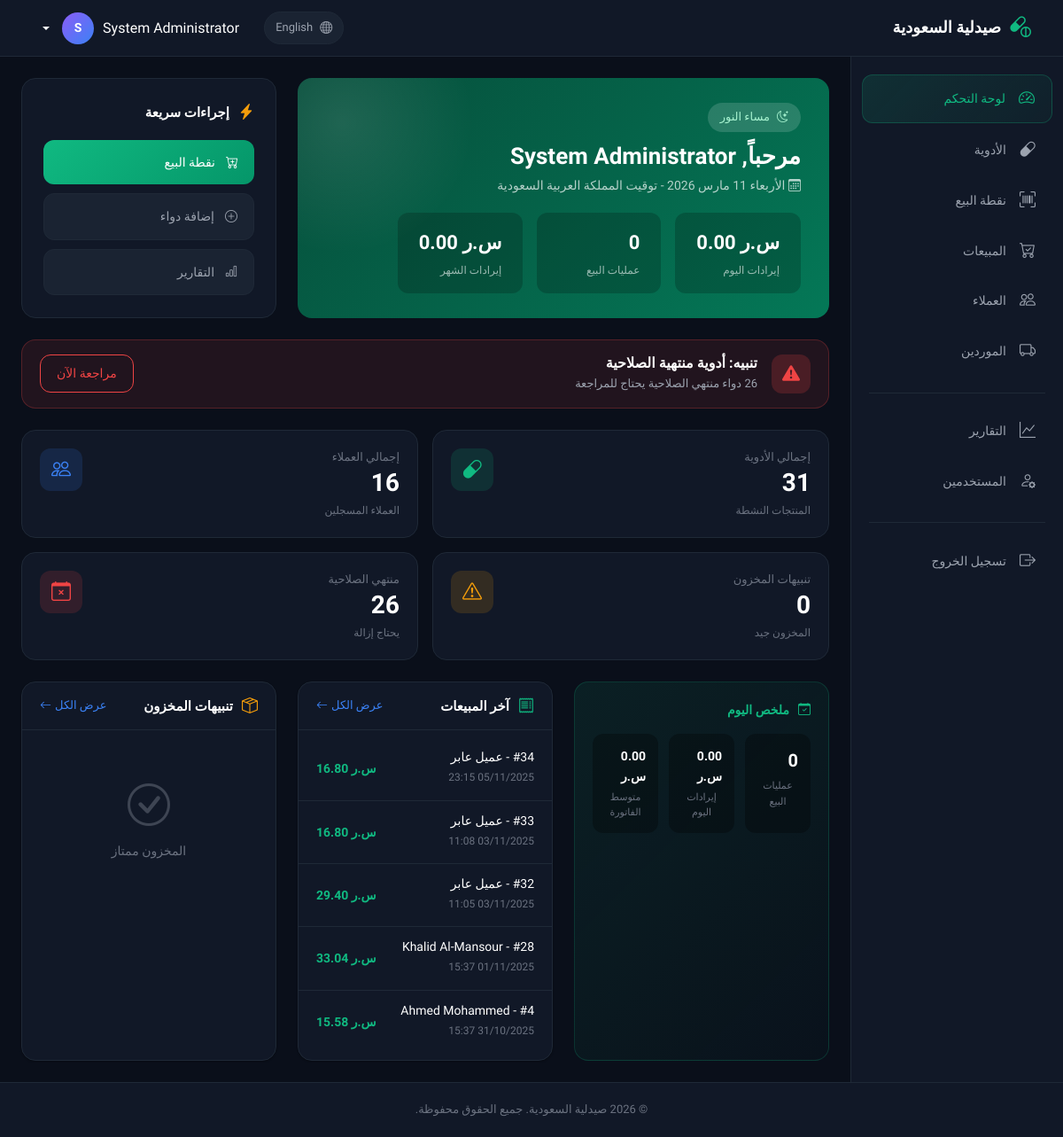
Screenshot of /modules/dashboard/ (signed in) with the database file from the repository.
### tables this page shows
CREATE TABLE `sales` (
  `sale_id` int(11) NOT NULL,
  `customer_id` int(11) DEFAULT NULL,
  `user_id` int(11) NOT NULL,
  `total_amount` decimal(10,2) NOT NULL,
  `discount` decimal(10,2) DEFAULT 0.00,
  `tax_amount` decimal(10,2) DEFAULT 0.00,
  `final_amount` decimal(10,2) NOT NULL,
  `payment_method` enum('cash','card','mobile') DEFAULT 'cash',
  `sale_date` timestamp NOT NULL DEFAULT current_timestamp()
);

CREATE TABLE `customers` (
  `customer_id` int(11) NOT NULL,
  `customer_name` varchar(100) NOT NULL,
  `phone` varchar(20) DEFAULT NULL,
  `email` varchar(100) DEFAULT NULL,
  `address` text DEFAULT NULL,
  `created_at` timestamp NOT NULL DEFAULT current_timestamp(),
  `loyalty_points` int(11) DEFAULT 0,
  `total_purchases` decimal(10,2) DEFAULT 0.00,
  `last_purchase_date` date DEFAULT NULL
);

### includes/language.php (called while the page is built, shortened)
<?php
$current_lang = $_SESSION['language'];
$lang_file = dirname(__FILE__) . '/languages/' . $current_lang . '.php';
if (file_exists($lang_file)) {
    $translations = require $lang_file;
} else {
    $translations = require dirname(__FILE__) . '/languages/ar.php';
}
function __($key, $default = '') {
    global $translations;
    return $translations[$key] ?? ($default ?: $key);
}
function getCurrentLang() {
    return $_SESSION['language'] ?? 'ar';
}
function formatMoney($amount) {
    $currency = __('currency');
    if (getCurrentLang() === 'ar') {
        return number_format($amount, 2) . ' ' . $currency;
    }
    return $currency . ' ' . number_format($amount, 2);
}
function getArabicDate() {
    $months = [__('january'), __('february'), __('march'), __('april'), __('may'), __('june'),
               __('july'), __('august'), __('september'), __('october'), __('november'), __('december')];
    $days = [__('sunday'), __('monday'), __('tuesday'), __('wednesday'), __('thursday'), __('friday'), __('saturday')];
    $day_name = $days[(int)date('w')];
    $day = date('j');
    $month = $months[(int)date('n') - 1];
    $year = date('Y');
    if (getCurrentLang() === 'ar') {
        return "$day_name $day $month $year";
    }
    return "$day_name, $month $day, $year";
}
function getGreeting() {
    $hour = (int)date('H');
    if ($hour >= 5 && $hour < 12) {
        return __('good_morning');
    } elseif ($hour >= 12 && $hour < 17) {
        return __('good_afternoon');
    } else {
        return __('good_evening');
    }
}

### includes/functions.php (called while the page is built, shortened)
<?php
function formatDate($date, $format = 'd/m/Y')
{
    return date($format, strtotime($date));
}

### modules/dashboard/index.php (the view, shortened to what this page needs)
<?php
$root_path = dirname(dirname(dirname(__FILE__)));
require_once $root_path . '/includes/functions.php';
$database = new Database();
$db = $database->getConnection();
$stats = [];
$queries = [
    'total_medicines' => "SELECT COUNT(*) as count FROM medicines WHERE is_active = 1",
    'low_stock' => "SELECT COUNT(*) as count FROM medicines WHERE quantity_in_stock <= min_stock_level AND is_active = 1",
    'expired_medicines' => "SELECT COUNT(*) as count FROM medicines WHERE expiry_date < CURDATE() AND is_active = 1",
    'expiring_soon' => "SELECT COUNT(*) as count FROM medicines WHERE expiry_date BETWEEN CURDATE() AND DATE_ADD(CURDATE(), INTERVAL 30 DAY) AND is_active = 1",
    'today_sales' => "SELECT COUNT(*) as count FROM sales WHERE DATE(sale_date) = CURDATE()",
    'today_revenue' => "SELECT COALESCE(SUM(final_amount), 0) as total FROM sales WHERE DATE(sale_date) = CURDATE()",
    'month_revenue' => "SELECT COALESCE(SUM(final_amount), 0) as total FROM sales WHERE MONTH(sale_date) = MONTH(CURDATE()) AND YEAR(sale_date) = YEAR(CURDATE())",
    'total_customers' => "SELECT COUNT(*) as count FROM customers"
];
foreach ($queries as $key => $query) {
    $stmt = $db->prepare($query);
    $stmt->execute();
    $stats[$key] = $stmt->fetch(PDO::FETCH_ASSOC);
}
$recent_sales_query = "SELECT s.sale_id, s.final_amount, s.sale_date, c.customer_name
                      FROM sales s
                      LEFT JOIN customers c ON s.customer_id = c.customer_id
                      ORDER BY s.sale_date DESC
                      LIMIT 5";
$recent_sales_stmt = $db->prepare($recent_sales_query);
$recent_sales_stmt->execute();
$recent_sales = $recent_sales_stmt->fetchAll(PDO::FETCH_ASSOC);
$low_stock_query = "SELECT medicine_name, quantity_in_stock, min_stock_level
                   FROM medicines
                   WHERE quantity_in_stock <= min_stock_level AND is_active = 1
                   ORDER BY quantity_in_stock ASC
                   LIMIT 5";
$low_stock_stmt = $db->prepare($low_stock_query);
$low_stock_stmt->execute();
$low_stock_medicines = $low_stock_stmt->fetchAll(PDO::FETCH_ASSOC);
include $root_path . '/includes/header.php';
$user_name = $_SESSION['full_name'] ?? __('welcome');
?>
<div class="row g-4 mb-4">
    <div class="col-lg-8">
        <div class="welcome-card">
            <div class="welcome-badge">
                <i class="bi bi-<?php echo (date('H') < 12) ? 'sun' : ((date('H') < 17) ? 'sun-fill' : 'moon-stars'); ?>"></i>
                <?php echo getGreeting(); ?>
            </div>
            <h1 class="welcome-title"><?php echo __('welcome'); ?>, <?php echo htmlspecialchars($user_name); ?></h1>
            <p class="welcome-subtitle">
                <i class="bi bi-calendar3"></i>
                <?php echo getArabicDate(); ?> - <?php echo __('riyadh_time'); ?>
            </p>
            <div class="welcome-stats">
                <div class="welcome-stat">
                    <div class="welcome-stat-value num"><?php echo formatMoney($stats['today_revenue']['total']); ?></div>
                    <div class="welcome-stat-label"><?php echo __('today_revenue'); ?></div>
                </div>
                <div class="welcome-stat">
                    <div class="welcome-stat-value num"><?php echo $stats['today_sales']['count']; ?></div>
                    <div class="welcome-stat-label"><?php echo __('sales_count'); ?></div>
                </div>
                <div class="welcome-stat">
                    <div class="welcome-stat-value num"><?php echo formatMoney($stats['month_revenue']['total']); ?></div>
                    <div class="welcome-stat-label"><?php echo __('month_revenue'); ?></div>
                </div>
            </div>
        </div>
    </div>
    <div class="col-lg-4">
        <div class="quick-card">
            <div class="quick-title">
                <i class="bi bi-lightning-charge-fill"></i>
                <?php echo __('quick_actions'); ?>
            </div>
            <a href="../sales/pos.php" class="quick-btn primary">
                <i class="bi bi-cart-plus"></i>
                <?php echo __('nav_pos'); ?>
            </a>
            <a href="../medicines/add.php" class="quick-btn secondary">
                <i class="bi bi-plus-circle"></i>
                <?php echo __('add_medicine'); ?>
            </a>
            <a href="../reports/" class="quick-btn secondary">
                <i class="bi bi-bar-chart"></i>
                <?php echo __('nav_reports'); ?>
            </a>
        </div>
    </div>
</div>
<?php if ($stats['expired_medicines']['count'] > 0): ?>
<div class="alert alert-danger mb-4">
    <div class="alert-icon">
        <i class="bi bi-exclamation-triangle-fill"></i>
    </div>
    <div class="alert-content">
        <h6><?php echo __('alert_expired'); ?></h6>
        <p><?php echo $stats['expired_medicines']['count']; ?> <?php echo __('expired_need_review'); ?></p>
    </div>
    <a href="../medicines/?filter=expired" class="btn btn-outline-danger btn-sm ms-auto"><?php echo __('review_now'); ?></a>
</div>
<?php endif; ?>
<div class="stats-grid">
    <div class="stat-card">
        <div class="stat-header">
            <div>
                <div class="stat-label"><?php echo __('total_medicines'); ?></div>
                <div class="stat-value num"><?php echo number_format($stats['total_medicines']['count']); ?></div>
            </div>
            <div class="stat-icon green"><i class="bi bi-capsule"></i></div>
        </div>
        <div class="stat-footer"><?php echo __('active_products'); ?></div>
    </div>
    <div class="stat-card">
        <div class="stat-header">
            <div>
                <div class="stat-label"><?php echo __('total_customers'); ?></div>
                <div class="stat-value num"><?php echo number_format($stats['total_customers']['count']); ?></div>
            </div>
            <div class="stat-icon blue"><i class="bi bi-people"></i></div>
        </div>
        <div class="stat-footer"><?php echo __('registered_customers'); ?></div>
    </div>
    <div class="stat-card">
        <div class="stat-header">
            <div>
                <div class="stat-label"><?php echo __('stock_alerts'); ?></div>
                <div class="stat-value num"><?php echo $stats['low_stock']['count']; ?></div>
            </div>
            <div class="stat-icon yellow"><i class="bi bi-exclamation-triangle"></i></div>
        </div>
        <div class="stat-footer"><?php echo $stats['low_stock']['count'] > 0 ? __('needs_review') : __('stock_ok'); ?></div>
    </div>
    <div class="stat-card">
        <div class="stat-header">
            <div>
                <div class="stat-label"><?php echo __('expired'); ?></div>
                <div class="stat-value num"><?php echo $stats['expired_medicines']['count']; ?></div>
            </div>
            <div class="stat-icon red"><i class="bi bi-calendar-x"></i></div>
        </div>
        <div class="stat-footer"><?php echo __('needs_removal'); ?></div>
    </div>
</div>
<div class="row g-4">
    <div class="col-lg-4">
        <div class="summary-card">
            <div class="summary-title">
                <i class="bi bi-calendar-check"></i>
                <?php echo __('today_summary'); ?>
            </div>
            <div class="summary-grid">
                <div class="summary-item">
                    <div class="summary-value num"><?php echo $stats['today_sales']['count']; ?></div>
                    <div class="summary-label"><?php echo __('sales_count'); ?></div>
                </div>
                <div class="summary-item">
                    <div class="summary-value num" style="font-size:14px;"><?php echo formatMoney($stats['today_revenue']['total']); ?></div>
                    <div class="summary-label"><?php echo __('today_revenue'); ?></div>
                </div>
                <div class="summary-item">
                    <div class="summary-value num" style="font-size:14px;">
                        <?php echo $stats['today_sales']['count'] > 0 ? formatMoney($stats['today_revenue']['total'] / $stats['today_sales']['count']) : formatMoney(0); ?>
                    </div>
                    <div class="summary-label"><?php echo __('avg_invoice'); ?></div>
                </div>
            </div>
        </div>
    </div>
    <div class="col-lg-4">
        <div class="card h-100">
            <div class="card-header">
                <h5 class="card-title"><i class="bi bi-receipt green"></i> <?php echo __('recent_sales'); ?></h5>
                <a href="../sales/" class="view-link"><?php echo __('view_all'); ?> <i class="bi bi-arrow-left"></i></a>
            </div>
            <div class="data-list">
                <?php if ($recent_sales): ?>
                    <?php foreach ($recent_sales as $sale): ?>
                    <div class="data-item">
                        <div class="data-item-info">
                            <h6>#<?php echo $sale['sale_id']; ?> - <?php echo $sale['customer_name'] ?: __('walk_in'); ?></h6>
                            <small><?php echo formatDate($sale['sale_date'], 'd/m/Y H:i'); ?></small>
                        </div>
                        <div class="data-item-value success num"><?php echo formatMoney($sale['final_amount']); ?></div>
                    </div>
                    <?php endforeach; ?>
                <?php endif; ?>
            </div>
        </div>
    </div>
    <div class="col-lg-4">
        <div class="card h-100">
            <div class="card-header">
                <h5 class="card-title"><i class="bi bi-box-seam yellow"></i> <?php echo __('stock_alerts'); ?></h5>
                <a href="../medicines/" class="view-link"><?php echo __('view_all'); ?> <i class="bi bi-arrow-left"></i></a>
            </div>
            <div class="data-list">
                <?php if ($low_stock_medicines): ?>
                    <?php foreach ($low_stock_medicines as $med): ?>
                    <div class="data-item">
                        <div class="data-item-info">
                            <h6><?php echo htmlspecialchars($med['medicine_name']); ?></h6>
                            <small><?php echo __('min_level'); ?>: <?php echo $med['min_stock_level']; ?></small>
                        </div>
                        <span class="tag <?php echo $med['quantity_in_stock'] == 0 ? 'danger' : 'warning'; ?>">
                            <?php echo $med['quantity_in_stock']; ?> <?php echo __('remaining'); ?>
                        </span>
                    </div>
                    <?php endforeach; ?>
                <?php else: ?>
                    <div class="empty-state">
                        <i class="bi bi-check-circle"></i>
                        <p><?php echo __('stock_excellent'); ?></p>
                    </div>
                <?php endif; ?>
            </div>
        </div>
    </div>
</div>
<?php include $root_path . '/includes/footer.php'; ?>

### rows the page displays
sales: customer_name "عميل عابر", sale_date "05/11/2025 23:15", final_amount "16.80 ر.س"
sales: customer_name "عميل عابر", sale_date "03/11/2025 11:08", final_amount "16.80 ر.س"
sales: customer_name "عميل عابر", sale_date "03/11/2025 11:05", final_amount "29.40 ر.س"
sales: customer.customer_name "Khalid Al-Mansour", sale_date "01/11/2025 15:37", final_amount "33.04 ر.س"
sales: customer.customer_name "Ahmed Mohammed", sale_date "31/10/2025 15:37", final_amount "15.58 ر.س"

### other values shown
__('site_name') "صيدلية السعودية"
$other_lang_name "English"
$user_full_name "System Administrator"
mb_substr($user_full_name, 0, 1) "S"
__('nav_dashboard') "لوحة التحكم"
__('nav_medicines') "الأدوية"
__('nav_pos') "نقطة البيع"
__('nav_sales') "المبيعات"
__('nav_customers') "العملاء"
__('nav_suppliers') "الموردين"
__('nav_reports') "التقارير"
__('nav_users') "المستخدمين"
__('logout') "تسجيل الخروج"
getGreeting() "مساء النور"
__('welcome') "مرحباً"
